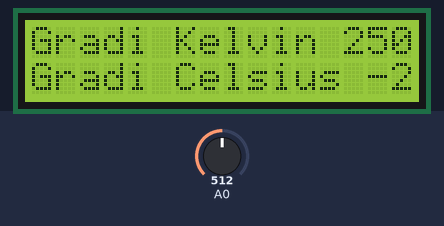
Bench run of a sketch on a simulated Arduino Uno, built with avr-gcc and run on an emulated ATmega328P. Shown: 16×2 character LCD. The test bench sets the inputs (shaded band); at power-on: A0 = 512.

Above: at 1.2 s.
1.3 s: A0 set to 532
At 2.5 s:
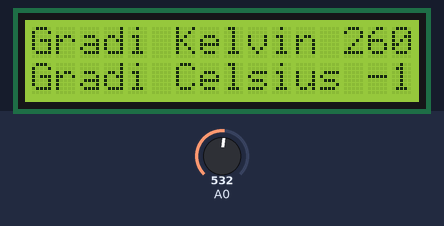
2.8 s: A0 set to 364
At 3.4 s:
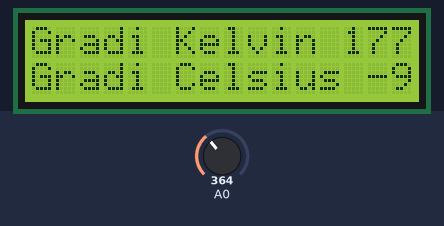
4.3 s: A0 set to 346
At 5.2 s:
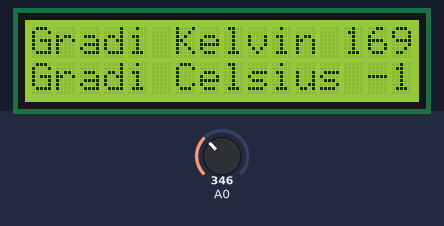
Timing chart, 0 to 7.3 s (numbered marks = the images above; inputs shaded):
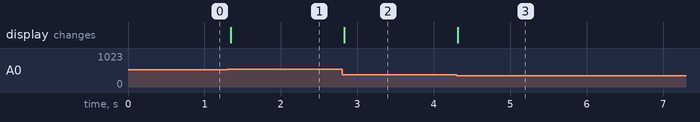

Measured:
- the behaviour switches between 513 and 514 on A0 (found by bisection; images 0 and 1)
- the behaviour switches between 355 and 354 on A0 (found by bisection; images 2 and 3)
- after the input at 1.3 s, the display: changes at once (image 1)
- after the input at 2.8 s, the display: changes at once (image 2)
- after the input at 4.3 s, the display: changes at once (image 3)

The sketch:

termo.ino
```cpp
    #include <LiquidCrystal.h>
    float kelvin;
    float celsius;
    LiquidCrystal lcd(12, 11, 5, 4, 3, 2);
    void setup()
    {
      lcd.begin(16, 2);
    }
    void loop()
    {
      float lettura = analogRead(A0);
      kelvin = ((lettura/1023)*500);
      celsius = kelvin - 273.15;
      lcd.print("Gradi Kelvin");
      lcd.setCursor(13, 0);
      lcd.print(kelvin);
      lcd.setCursor(0,1);
      lcd.print("Gradi Celsius");
      lcd.setCursor(14, 1);
      lcd.print(celsius);
      delay(100);
    }
```
